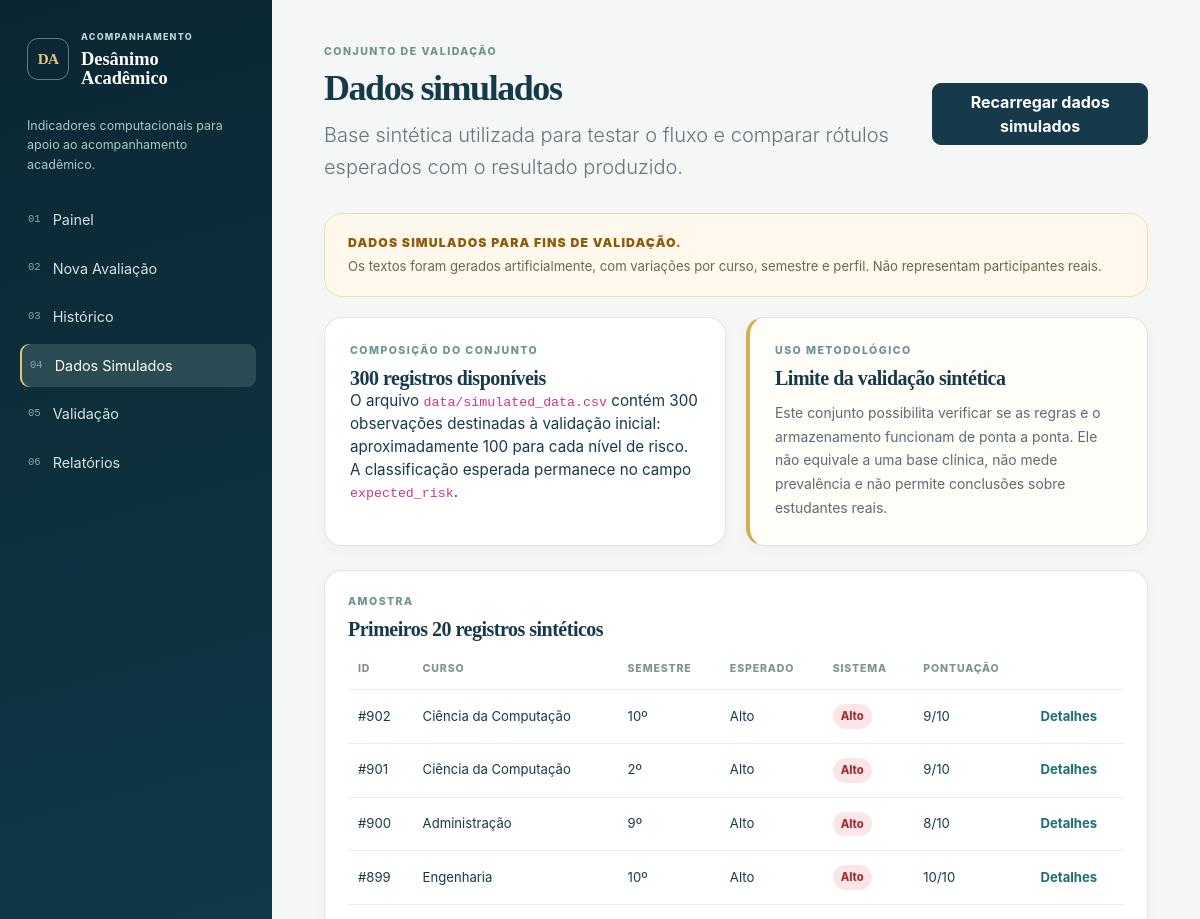
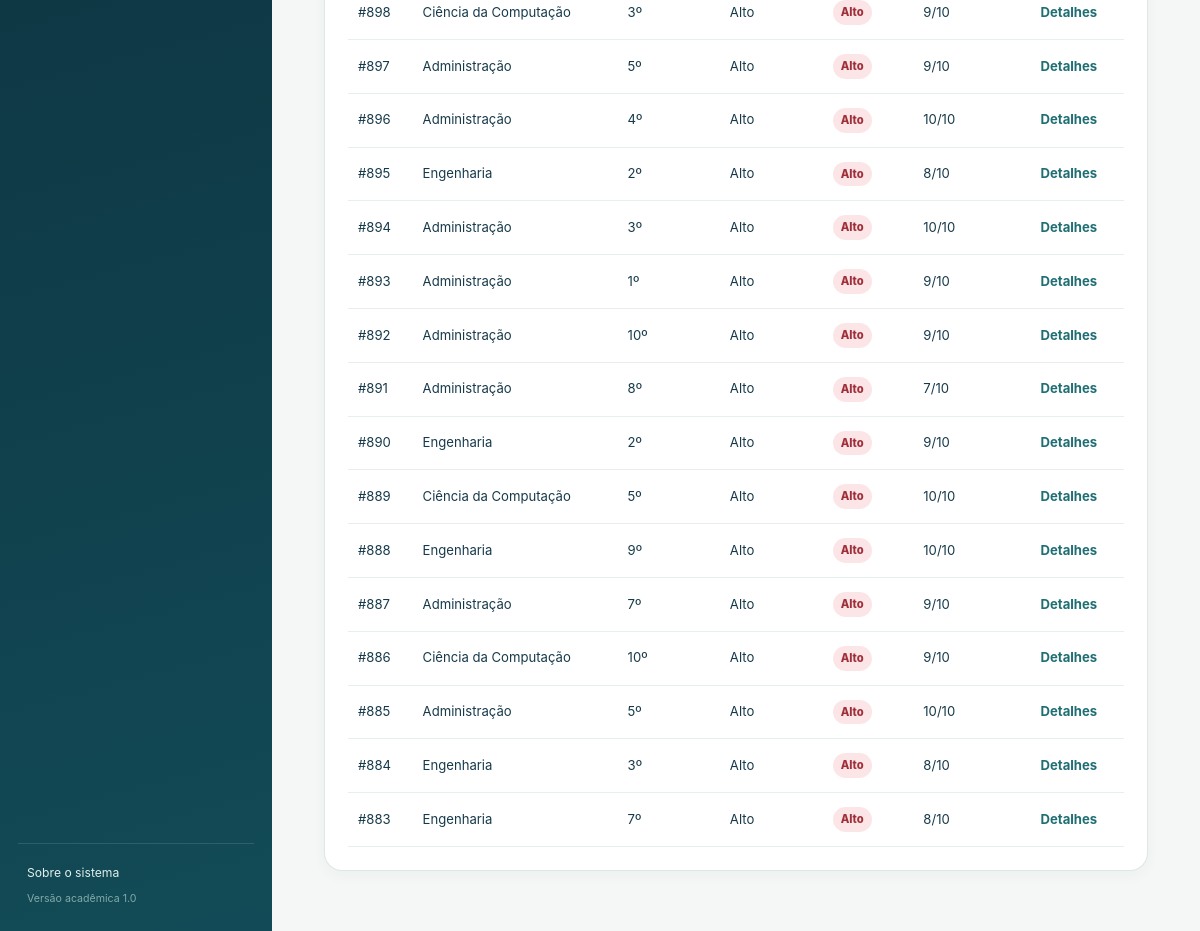
The page /dados-simulados on the database its author committed (2 pictures, top to bottom).
### tables this page shows
CREATE TABLE assessments (
    id INTEGER PRIMARY KEY AUTOINCREMENT,
    course TEXT NOT NULL,
    semester INTEGER NOT NULL CHECK (semester BETWEEN 1 AND 10),
    academic_workload TEXT NOT NULL,
    difficulty TEXT NOT NULL,
    satisfaction TEXT NOT NULL,
    motivation TEXT NOT NULL,
    text_response TEXT NOT NULL,
    text_polarity TEXT NOT NULL CHECK (text_polarity IN ('positive', 'neutral', 'negative')),
    text_score INTEGER NOT NULL CHECK (text_score BETWEEN 0 AND 2),
    positive_terms TEXT NOT NULL DEFAULT '[]',
    negative_terms TEXT NOT NULL DEFAULT '[]',
    contextual_score INTEGER NOT NULL CHECK (contextual_score BETWEEN 0 AND 8),
    total_score INTEGER NOT NULL CHECK (total_score BETWEEN 0 AND 10),
    risk_level TEXT NOT NULL CHECK (risk_level IN ('Baixo', 'Médio', 'Alto')),
    expected_risk TEXT,
    is_simulated INTEGER NOT NULL DEFAULT 0 CHECK (is_simulated IN (0, 1)),
    created_at TEXT NOT NULL
);

### routes/dashboard_routes.py (the view)
@dashboard_bp.route('/dados-simulados')
def simulated_data():
    database_path = current_app.config['DATABASE_PATH']
    assessments = list_assessments(database_path, {'simulated_only': '1'}, limit=20)
    metrics = get_dashboard_metrics(database_path)
    return render_template(
        'simulated_data.html',
        assessments=assessments,
        simulated_total=metrics['simulated_total'],
        notice=SIMULATED_DATA_NOTICE,
    )

### database/db.py (called while the page is built)
def get_connection(database_path: str) -> sqlite3.Connection:
    connection = sqlite3.connect(database_path)
    connection.row_factory = sqlite3.Row
    return connection

### templates/simulated_data.html (shortened to what this page needs)
{% extends 'base.html' %}
{% block content %}
<section class="page-heading compact-heading"><div><p class="eyebrow">CONJUNTO DE VALIDAÇÃO</p><h2>Dados simulados</h2><p class="lead">Base sintética utilizada para testar o fluxo e comparar rótulos esperados com o resultado produzido.</p></div><form method="post" action="{{ url_for('dashboard.reload_simulated_data') }}"><button class="btn btn-primary" type="submit">Recarregar dados simulados</button></form></section>
<section class="simulation-notice"><p>{{ notice }}</p><span>Os textos foram gerados artificialmente, com variações por curso, semestre e perfil. Não representam participantes reais.</span></section>
<section class="two-column-grid"><article class="panel"><p class="eyebrow">COMPOSIÇÃO DO CONJUNTO</p><h3>{{ simulated_total }} registros disponíveis</h3><p>O arquivo <code>data/simulated_data.csv</code> contém 300 observações destinadas à validação inicial: aproximadamente 100 para cada nível de risco. A classificação esperada permanece no campo <code>expected_risk</code>.</p></article><article class="panel disclaimer-panel"><p class="eyebrow">USO METODOLÓGICO</p><h3>Limite da validação sintética</h3><p>Este conjunto possibilita verificar se as regras e o armazenamento funcionam de ponta a ponta. Ele não equivale a uma base clínica, não mede prevalência e não permite conclusões sobre estudantes reais.</p></article></section>
<section class="panel table-panel"><div class="panel-heading"><div><p class="eyebrow">AMOSTRA</p><h3>Primeiros 20 registros sintéticos</h3></div></div><div class="table-responsive"><table class="table align-middle"><thead><tr><th>ID</th><th>Curso</th><th>Semestre</th><th>Esperado</th><th>Sistema</th><th>Pontuação</th><th></th></tr></thead><tbody>{% for assessment in assessments %}<tr><td>#{{ assessment.id }}</td><td>{{ assessment.course }}</td><td>{{ assessment.semester }}º</td><td>{{ assessment.expected_risk }}</td><td><span class="risk-badge {{ assessment.risk_level|risk_class }}">{{ assessment.risk_level }}</span></td><td>{{ assessment.total_score }}/10</td><td><a class="table-link" href="{{ url_for('assessment.detail', assessment_id=assessment.id) }}">Detalhes</a></td></tr>{% else %}<tr><td colspan="7" class="empty-row">Não há dados simulados carregados.</td></tr>{% endfor %}</tbody></table></div></section>
{% endblock %}

### templates/base.html (shortened to what this page needs)
<!doctype html>
<html lang="pt-BR">
<head>
    <link href="https://cdn.jsdelivr.net/npm/bootstrap@5.3.3/dist/css/bootstrap.min.css" rel="stylesheet">
    <link rel="stylesheet" href="{{ url_for('static', filename='css/style.css') }}">
</head>
<body>
    <div class="app-shell">
        <aside class="sidebar" id="sidebar">
            <div class="brand-block">
                <div class="brand-mark">DA</div>
                <div>
                    <p class="brand-eyebrow">ACOMPANHAMENTO</p>
                    <h1 class="brand-title">Desânimo<br>Acadêmico</h1>
                </div>
            </div>
            <p class="sidebar-caption">Indicadores computacionais para apoio ao acompanhamento acadêmico.</p>
            <nav class="main-nav" aria-label="Navegação principal">
                <a href="{{ url_for('main.dashboard') }}" class="nav-link {% if request.endpoint == 'main.dashboard' %}active{% endif %}"><span>01</span>Painel</a>
                <a href="{{ url_for('assessment.new_assessment') }}" class="nav-link {% if request.endpoint == 'assessment.new_assessment' %}active{% endif %}"><span>02</span>Nova Avaliação</a>
                <a href="{{ url_for('dashboard.history') }}" class="nav-link {% if request.endpoint == 'dashboard.history' %}active{% endif %}"><span>03</span>Histórico</a>
                <a href="{{ url_for('dashboard.simulated_data') }}" class="nav-link {% if request.endpoint == 'dashboard.simulated_data' %}active{% endif %}"><span>04</span>Dados Simulados</a>
                <a href="{{ url_for('dashboard.validation') }}" class="nav-link {% if request.endpoint == 'dashboard.validation' %}active{% endif %}"><span>05</span>Validação</a>
                <a href="{{ url_for('dashboard.reports') }}" class="nav-link {% if request.endpoint == 'dashboard.reports' %}active{% endif %}"><span>06</span>Relatórios</a>
            </nav>
            <div class="sidebar-footer">
                <a href="{{ url_for('main.about') }}">Sobre o sistema</a>
                <small>Versão acadêmica 1.0</small>
            </div>
        </aside>
        <div class="content-area">
            <main class="page-content">
                {% block content %}{% endblock %}
            </main>
        </div>
    </div>
</body>
</html>

### rows shown on the page
assessments: id "902", course "Ciência da Computação", semester "10", expected_risk "Alto", risk_level "Alto", total_score "9"
assessments: id "901", course "Ciência da Computação", semester "2", expected_risk "Alto", risk_level "Alto", total_score "9"
assessments: id "900", course "Administração", semester "9", expected_risk "Alto", risk_level "Alto", total_score "8"
assessments: id "899", course "Engenharia", semester "10", expected_risk "Alto", risk_level "Alto", total_score "10"
assessments: id "898", course "Ciência da Computação", semester "3", expected_risk "Alto", risk_level "Alto", total_score "9"
assessments: id "897", course "Administração", semester "5", expected_risk "Alto", risk_level "Alto", total_score "9"
assessments: id "896", course "Administração", semester "4", expected_risk "Alto", risk_level "Alto", total_score "10"
assessments: id "895", course "Engenharia", semester "2", expected_risk "Alto", risk_level "Alto", total_score "8"
assessments: id "894", course "Administração", semester "3", expected_risk "Alto", risk_level "Alto", total_score "10"
assessments: id "893", course "Administração", semester "1", expected_risk "Alto", risk_level "Alto", total_score "9"
assessments: id "892", course "Administração", semester "10", expected_risk "Alto", risk_level "Alto", total_score "9"
assessments: id "891", course "Administração", semester "8", expected_risk "Alto", risk_level "Alto", total_score "7"
assessments: id "890", course "Engenharia", semester "2", expected_risk "Alto", risk_level "Alto", total_score "9"
assessments: id "889", course "Ciência da Computação", semester "5", expected_risk "Alto", risk_level "Alto", total_score "10"
assessments: id "888", course "Engenharia", semester "9", expected_risk "Alto", risk_level "Alto", total_score "10"
assessments: id "887", course "Administração", semester "7", expected_risk "Alto", risk_level "Alto", total_score "9"
assessments: id "886", course "Ciência da Computação", semester "10", expected_risk "Alto", risk_level "Alto", total_score "9"
assessments: id "885", course "Administração", semester "5", expected_risk "Alto", risk_level "Alto", total_score "10"
assessments: id "884", course "Engenharia", semester "3", expected_risk "Alto", risk_level "Alto", total_score "8"
assessments: id "883", course "Engenharia", semester "7", expected_risk "Alto", risk_level "Alto", total_score "8"

### other values the page prints
{{ notice }} "DADOS SIMULADOS PARA FINS DE VALIDAÇÃO."
{{ simulated_total }} "300"
